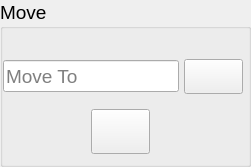
                    <widget class="QGroupBox" name="groupBox_6">
                     <property name="sizePolicy">
                      <sizepolicy hsizetype="Preferred" vsizetype="Fixed">
                       <horstretch>0</horstretch>
                       <verstretch>0</verstretch>
                      </sizepolicy>
                     </property>
                     <property name="maximumSize">
                      <size>
                       <width>270</width>
                       <height>16777215</height>
                      </size>
                     </property>
                     <property name="font">
                      <font>
                       <pointsize>14</pointsize>
                      </font>
                     </property>
                     <property name="title">
                      <string>Move</string>
                     </property>
                     <layout class="QVBoxLayout" name="verticalLayout_13">
                      <property name="spacing">
                       <number>10</number>
                      </property>
                      <property name="leftMargin">
                       <number>0</number>
                      </property>
                      <property name="topMargin">
                       <number>30</number>
                      </property>
                      <property name="rightMargin">
                       <number>5</number>
                      </property>
                      <property name="bottomMargin">
                       <number>5</number>
                      </property>
                      <item>
                       <layout class="QHBoxLayout" name="horizontalLayout_19">
                        <property name="spacing">
                         <number>5</number>
                        </property>
                        <item>
                         <widget class="QLineEdit" name="move_location_lineEdit">
                          <property name="sizePolicy">
                           <sizepolicy hsizetype="Preferred" vsizetype="Preferred">
                            <horstretch>0</horstretch>
                            <verstretch>0</verstretch>
                           </sizepolicy>
                          </property>
                          <property name="minimumSize">
                           <size>
                            <width>0</width>
                            <height>30</height>
                           </size>
                          </property>
                          <property name="maximumSize">
                           <size>
                            <width>16777215</width>
                            <height>32</height>
                           </size>
                          </property>
                          <property name="font">
                           <font>
                            <pointsize>14</pointsize>
                           </font>
                          </property>
                          <property name="readOnly">
                           <bool>true</bool>
                          </property>
                          <property name="placeholderText">
                           <string>Move To</string>
                          </property>
                         </widget>
                        </item>
                        <item>
                         <widget class="QPushButton" name="move_browse_location_pushButton">
                          <property name="sizePolicy">
                           <sizepolicy hsizetype="Fixed" vsizetype="Fixed">
                            <horstretch>0</horstretch>
                            <verstretch>0</verstretch>
                           </sizepolicy>
                          </property>
                          <property name="minimumSize">
                           <size>
                            <width>45</width>
                            <height>35</height>
                           </size>
                          </property>
                          <property name="cursor">
                           <cursorShape>PointingHandCursor</cursorShape>
                          </property>
                          <property name="toolTip">
                           <string>browse folder</string>
                          </property>
                          <property name="text">
                           <string/>
                          </property>
                          <property name="icon">
                           <iconset>
                            <normaloff>../icons/folder.svg</normaloff>../icons/folder.svg</iconset>
                          </property>
                          <property name="iconSize">
                           <size>
                            <width>23</width>
                            <height>23</height>
                           </size>
                          </property>
                         </widget>
                        </item>
                       </layout>
                      </item>
                      <item>
                       <layout class="QHBoxLayout" name="horizontalLayout_20">
                        <property name="spacing">
                         <number>10</number>
                        </property>
                        <property name="topMargin">
                         <number>5</number>
                        </property>
                        <property name="rightMargin">
                         <number>5</number>
                        </property>
                        <property name="bottomMargin">
                         <number>5</number>
                        </property>
                        <item>
                         <spacer name="horizontalSpacer_15">
                          <property name="orientation">
                           <enum>Qt::Horizontal</enum>
                          </property>
                          <property name="sizeHint" stdset="0">
                           <size>
                            <width>40</width>
                            <height>20</height>
                           </size>
                          </property>
                         </spacer>
                        </item>
                        <item>
                         <widget class="QPushButton" name="move_run_pushButton">
                          <property name="sizePolicy">
                           <sizepolicy hsizetype="Fixed" vsizetype="Fixed">
                            <horstretch>0</horstretch>
                            <verstretch>0</verstretch>
                           </sizepolicy>
                          </property>
                          <property name="minimumSize">
                           <size>
                            <width>55</width>
                            <height>45</height>
                           </size>
                          </property>
                          <property name="cursor">
                           <cursorShape>PointingHandCursor</cursorShape>
                          </property>
                          <property name="toolTip">
                           <string>run</string>
                          </property>
                          <property name="text">
                           <string/>
                          </property>
                          <property name="icon">
                           <iconset>
                            <normaloff>../icons/start.svg</normaloff>../icons/start.svg</iconset>
                          </property>
                          <property name="iconSize">
                           <size>
                            <width>25</width>
                            <height>25</height>
                           </size>
                          </property>
                         </widget>
                        </item>
                        <item>
                         <spacer name="horizontalSpacer_16">
                          <property name="orientation">
                           <enum>Qt::Horizontal</enum>
                          </property>
                          <property name="sizeHint" stdset="0">
                           <size>
                            <width>40</width>
                            <height>20</height>
                           </size>
                          </property>
                         </spacer>
                        </item>
                       </layout>
                      </item>
                     </layout>
                    </widget>
